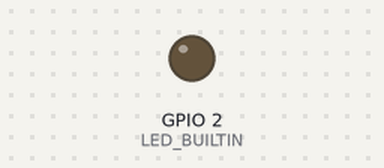
This sketch was run on a simulated ESP8266 (NodeMCU). Parts: output pins drawn as LEDs (lit = HIGH, except the on-board LED, lit = LOW). WiFi joins after 1.5 s; servers stay silent unless stated; the local clock reads 2024-03-15 10:24:30 at power-on unless the sketch sets it; what the sketch prints to the serial monitor is not drawn.

Above: at 0.1 s.
At 9.6 s:
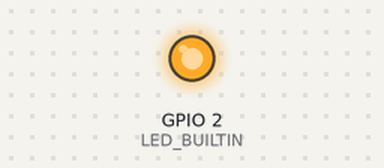
Timing chart, 0 to 11.1 s (numbered marks = the images above):
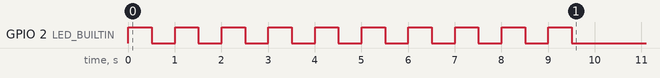

The sketch:

Second.ino
```cpp
#include <NTPClient.h>
#include <WiFiUdp.h>
#include <ESP8266WiFi.h>


#define D_SSID "BORWL 34"
#define D_PASSWORD "123school"

#define M_SSID "E34"
#define M_PASSWORD "AlmostEasy"

static char *ssidString;
static char *passString;

WiFiUDP ntpUdp;
NTPClient timeClient(ntpUdp, "europe.pool.ntp.org", 0, 60000);

IPAddress apIP(192, 168, 4, 1);

void setup() {
  // put your setup code here, to run once:

    Serial.begin(115200);
    pinMode(LED_BUILTIN, OUTPUT);

    //Connection to Wi-Fi
    Connection(D_SSID, D_PASSWORD);

    timeClient.begin();
}

void loop() {
  // put your main code here, to run repeatedly:
if (WiFi.status() != WL_CONNECTED) {
      Connection_Non_Pass();
    } else {
        Serial.println(timeClient.getEpochTime());
    }
}
```

WiFi.ino
```cpp
#include <ESP8266WiFi.h>

void Connection(char *_ssid, char *_password) {
    WiFi.mode(WIFI_STA);
    WiFi.begin(_ssid, _password);

    while (WiFi.status() != WL_CONNECTED) {
        uint8_t mac[6];

        WiFi.macAddress(mac);
        Serial.printf("You device with MAC address %02x:%02x:%02x:%02x:%02x:%02x connects to %s failed! Waiting 10 seconds to retry.\r\n",
                    mac[0], mac[1], mac[2], mac[3], mac[4], mac[5], _ssid);

        WiFi.begin(_ssid, _password);

        for (int i = 0; i < 10; i++) {
              digitalWrite(LED_BUILTIN, HIGH);
              delay(500);
              digitalWrite(LED_BUILTIN, LOW);
              delay(500);
        }
    }

    if (WiFi.status() != WL_CONNECTED) {
      Serial.println("Error: Connection failed");
    } else {
      Serial.println("Connection succeed");
    }
}

void Connection_Non_Pass() {
    Serial.println("Start to connect to free WiFi points");
    int networksQty = WiFi.scanNetworks();
    if (networksQty == 0) {
        Serial.println("There are no free WiFi points");
    } else {
        for (int i = 0; i < networksQty; i++) {
             if (WiFi.encryptionType(i + 1) == ENC_TYPE_NONE) {
                continue;
             } else {
                Connection((char *)WiFi.SSID(i + 1).c_str(), "");
                if (WiFi.status() == WL_CONNECTED) {
                    break;
                } else {
                    continue;
                }
             }
        }
    }
}
```
